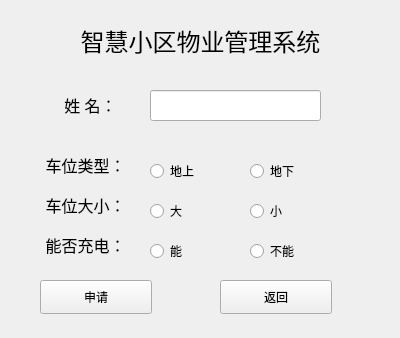
<?xml version="1.0" encoding="UTF-8"?>
<ui version="4.0">
 <class>applycarstation</class>
 <widget class="QWidget" name="applycarstation">
  <property name="geometry">
   <rect>
    <x>0</x>
    <y>0</y>
    <width>400</width>
    <height>338</height>
   </rect>
  </property>
  <property name="windowTitle">
   <string>申请车位</string>
  </property>
  <widget class="QLabel" name="label">
   <property name="geometry">
    <rect>
     <x>20</x>
     <y>10</y>
     <width>361</width>
     <height>61</height>
    </rect>
   </property>
   <property name="text">
    <string>&lt;html&gt;&lt;head/&gt;&lt;body&gt;&lt;p align=&quot;center&quot;&gt;&lt;span style=&quot; font-size:18pt;&quot;&gt;智慧小区物业管理系统&lt;/span&gt;&lt;/p&gt;&lt;/body&gt;&lt;/html&gt;</string>
   </property>
  </widget>
  <widget class="QLabel" name="label_2">
   <property name="geometry">
    <rect>
     <x>50</x>
     <y>90</y>
     <width>81</width>
     <height>31</height>
    </rect>
   </property>
   <property name="text">
    <string>&lt;html&gt;&lt;head/&gt;&lt;body&gt;&lt;p align=&quot;center&quot;&gt;&lt;span style=&quot; font-size:12pt;&quot;&gt;姓 名：&lt;/span&gt;&lt;/p&gt;&lt;/body&gt;&lt;/html&gt;</string>
   </property>
  </widget>
  <widget class="QLabel" name="label_4">
   <property name="geometry">
    <rect>
     <x>30</x>
     <y>150</y>
     <width>111</width>
     <height>31</height>
    </rect>
   </property>
   <property name="text">
    <string>&lt;html&gt;&lt;head/&gt;&lt;body&gt;&lt;p align=&quot;center&quot;&gt;&lt;span style=&quot; font-size:12pt;&quot;&gt;车位类型：&lt;/span&gt;&lt;/p&gt;&lt;/body&gt;&lt;/html&gt;</string>
   </property>
  </widget>
  <widget class="QLabel" name="label_5">
   <property name="geometry">
    <rect>
     <x>30</x>
     <y>190</y>
     <width>111</width>
     <height>31</height>
    </rect>
   </property>
   <property name="text">
    <string>&lt;html&gt;&lt;head/&gt;&lt;body&gt;&lt;p align=&quot;center&quot;&gt;&lt;span style=&quot; font-size:12pt;&quot;&gt;车位大小：&lt;/span&gt;&lt;/p&gt;&lt;/body&gt;&lt;/html&gt;</string>
   </property>
  </widget>
  <widget class="QLabel" name="label_6">
   <property name="geometry">
    <rect>
     <x>30</x>
     <y>230</y>
     <width>111</width>
     <height>31</height>
    </rect>
   </property>
   <property name="text">
    <string>&lt;html&gt;&lt;head/&gt;&lt;body&gt;&lt;p align=&quot;center&quot;&gt;&lt;span style=&quot; font-size:12pt;&quot;&gt;能否充电：&lt;/span&gt;&lt;/p&gt;&lt;/body&gt;&lt;/html&gt;</string>
   </property>
  </widget>
  <widget class="QLineEdit" name="nameLineEdit">
   <property name="geometry">
    <rect>
     <x>150</x>
     <y>90</y>
     <width>171</width>
     <height>31</height>
    </rect>
   </property>
  </widget>
  <widget class="QRadioButton" name="carStationUpRadioBtn">
   <property name="geometry">
    <rect>
     <x>150</x>
     <y>160</y>
     <width>132</width>
     <height>22</height>
    </rect>
   </property>
   <property name="text">
    <string>地上</string>
   </property>
  </widget>
  <widget class="QRadioButton" name="carStationDownRadioBtn">
   <property name="geometry">
    <rect>
     <x>250</x>
     <y>160</y>
     <width>132</width>
     <height>22</height>
    </rect>
   </property>
   <property name="text">
    <string>地下</string>
   </property>
  </widget>
  <widget class="QRadioButton" name="carStationLargeRadioBtn">
   <property name="geometry">
    <rect>
     <x>150</x>
     <y>200</y>
     <width>132</width>
     <height>22</height>
    </rect>
   </property>
   <property name="text">
    <string>大</string>
   </property>
  </widget>
  <widget class="QRadioButton" name="carStationSmallRadioBtn">
   <property name="geometry">
    <rect>
     <x>250</x>
     <y>200</y>
     <width>132</width>
     <height>22</height>
    </rect>
   </property>
   <property name="text">
    <string>小</string>
   </property>
  </widget>
  <widget class="QRadioButton" name="carStationEnableRadioBtn">
   <property name="geometry">
    <rect>
     <x>150</x>
     <y>240</y>
     <width>132</width>
     <height>22</height>
    </rect>
   </property>
   <property name="text">
    <string>能</string>
   </property>
  </widget>
  <widget class="QRadioButton" name="carStationDisableRadioBtn">
   <property name="geometry">
    <rect>
     <x>250</x>
     <y>240</y>
     <width>132</width>
     <height>22</height>
    </rect>
   </property>
   <property name="text">
    <string>不能</string>
   </property>
  </widget>
  <widget class="QPushButton" name="applyCarStationConfirmBtn">
   <property name="geometry">
    <rect>
     <x>40</x>
     <y>280</y>
     <width>112</width>
     <height>34</height>
    </rect>
   </property>
   <property name="text">
    <string>申请</string>
   </property>
  </widget>
  <widget class="QPushButton" name="applyCarStationReturnBtn">
   <property name="geometry">
    <rect>
     <x>220</x>
     <y>280</y>
     <width>112</width>
     <height>34</height>
    </rect>
   </property>
   <property name="text">
    <string>返回</string>
   </property>
  </widget>
 </widget>
 <resources/>
 <connections/>
</ui>
